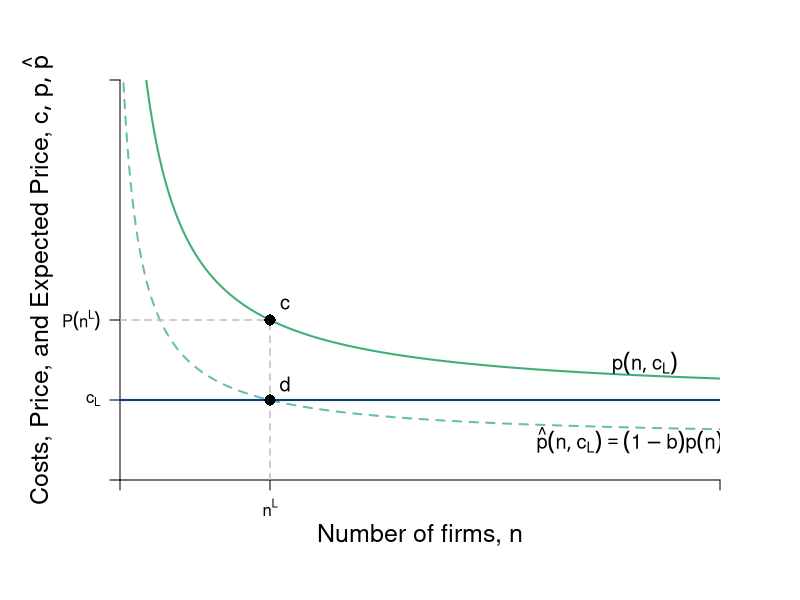

The R script that drew this image:
# TO DO
# Troubleshoot points not showing up ---> Have infinite value nested
# Troubleshoot points label ---> equal infinity
# For labeling, reference LRn_Dec_BTE.R

require(shape)
pdf(file = "competitionmarkets/LRn_Dec_Costs_L.pdf", width = 9, height = 7)

#Set parameters for graphics
axislabelsize <- 1.5
labelsize <- 1.2
graphlinewidth <- 2
segmentlinewidth <- 1.5

COL <- c("#7fc97f", "#beaed4", "#fdc086", "#ffff99", "#386cb0", "#f0027f", "#bf5b17", "#666666")
COLA <- c("#e0f3db", "#99d8c9","#66c2a4","#41ae76", "#238b45", "#005824")
COLB <- c("#c6dbef", "#4eb3d3", "#2b8cbe", "#0868ac","#084081")
COLC <- c("#fcfbfd", "#efedf5", "#dadaeb", "#bcbddc", "#9e9ac8", "#807dba", "#6a51a3", "#54278f", "#3f007d")

par(mar =  c(6, 6, 4, 4))

# Levels for the barriers to entry specified here
barriers <- c(0.2, 0.5, 0.71)
# Cost Levels
costs <- c(5, 10)

# ----
# Functions
Profit <- function(n, pbar = 60, c = costs[2], beta = 0.5) {
  (pbar - c)^2 / (((n + 1)^2)*beta)
}

totaln <- function(pi, pbar = 60, c = costs[2], beta = 0.5){
  (pbar - c)/(sqrt(pi*beta)) - 1
}

cournotPrice <- function(n, pbar = 60, c = costs[2]) {
  c + (1/(n+1))*(pbar - c)
}

# Barriers to entry
bte <- function(n, b = 0) {
  cournotPrice(n)*(1-b)
}

# Hack function that gets around nested function scope error 
bte_unnested <- function(n, pbar = 60, c, b = 0){
  (c + (1/(n+1))*(pbar - c))*(1 - b)
}

nstar <- function(b, pbar = 60, c = costs[2]){
  (pbar*(1 - b) - c) / (b*c)
}

# ---- 
xlims <- c(0, 40) 
ylims <- c(0, 25)

plot(0, 0, xlim = xlims, ylim = ylims, type = "n",
     xlab = expression(paste("")),
     ylab = expression(paste("")), 
     xaxt = "n", 
     yaxt = "n", 
     cex.lab = axislabelsize, 
     bty = "n",
     xaxs="i", 
     yaxs="i")

ticksy <- c(0, 
            costs[1], 
            bte(n = nstar(b = barriers[2]), b = barriers[2]), 
            NA, # costs[2],
            ylims[2]
            )
# Asteriks need to be fixed
ylabels <- c(NA, 
             expression(paste(c[L])), 
             expression(paste(P(n**L))), 
             NA, 
             NA
             ) 

ticksx <- c(0, 
            NA,#nstar(b = barriers[2]), 
            nstar(b = barriers[2], c = costs[1]), 
            NA, # = Inf 
            nstar(b = barriers[1], c = costs[1]), # = Inf
            xlims[2]
            )

xlabels <- c(NA, 
             NA, 
             expression(paste(n**L)),
             NA,
             NA,
             NA
             )

axis(1, at = ticksx, pos = 0, labels = xlabels)
axis(2, at = ticksy, pos = 0, labels = ylabels, las = 1)

npts <- 500 
xx1 <- seq(xlims[1], xlims[2], length.out = npts)
# ----

# BTE --- Cost 1, Barrier = 0
lines(xx1, bte_unnested(n = xx1, c = costs[1], b = 0), col = COLA[4], lty = 1, lwd = graphlinewidth) 

# BTE --- Cost 1, Barrier[2]
lines(xx1, bte_unnested(n = xx1, c = costs[1], b = barriers[2]), col = COLA[3], lty = 2, lwd = graphlinewidth) 

# ----

#Label axes
mtext(expression(paste("Number of firms, ", n)), side=1, line = 2.5, cex = axislabelsize)
text(-5.5, 0.5*ylims[2], expression(paste("Costs, Price, and Expected Price, ", list(c, p, hat(p)) )), xpd = TRUE, cex = axislabelsize, srt = 90) 


# Label Expressions
# ---- 
# C[L] b = 0, p(n)
text(35, 7.3, expression(paste(p(n, c[L]))), cex = labelsize)
# C[L] b \neq 0, \hat{p(n)}
text(34, 2.5, expression(paste(hat(p)(n, c[L]) == (1-b)*p(n) )), cex = labelsize)
# ---- 


# C_L
segments(0, costs[1], xlims[2], costs[1], # Cut x_1 segment so it didn't overlap eq. 
         lty = 1, col = COLB[5] , lwd = graphlinewidth
)

segments(nstar(b = barriers[2], c = costs[1]), 0, nstar(b = barriers[2], c = costs[1]), bte(n = nstar(b = barriers[2]), b = barriers[2]),
         lty = 2, col = "gray", lwd = segmentlinewidth
)

segments(0, bte(n = nstar(b = barriers[2]), b = barriers[2]), nstar(b = barriers[2], c = costs[1]), bte(n = nstar(b = barriers[2]), b = barriers[2]),
         lty = 2, col = "grey", lwd = segmentlinewidth
)

# ---- 

# Label Points

x <- c(nstar(b = barriers[2], c = costs[1]), 
       nstar(b = barriers[2], c = costs[1])
)
y <- c(bte(n = nstar(b = barriers[2]), b = barriers[2]),
       bte_unnested(n = nstar(b = barriers[2], c = costs[1]), c = costs[1], b = barriers[2])
)


#Apply vector to points function
points(x,  y,
       pch = 16, col = "black", cex = 1.5
)

xylab <- c("c", "d")

#Apply labels to points
text(x = x + 1,
     y = y + 1,
     xylab, 
     cex = labelsize)


dev.off()
